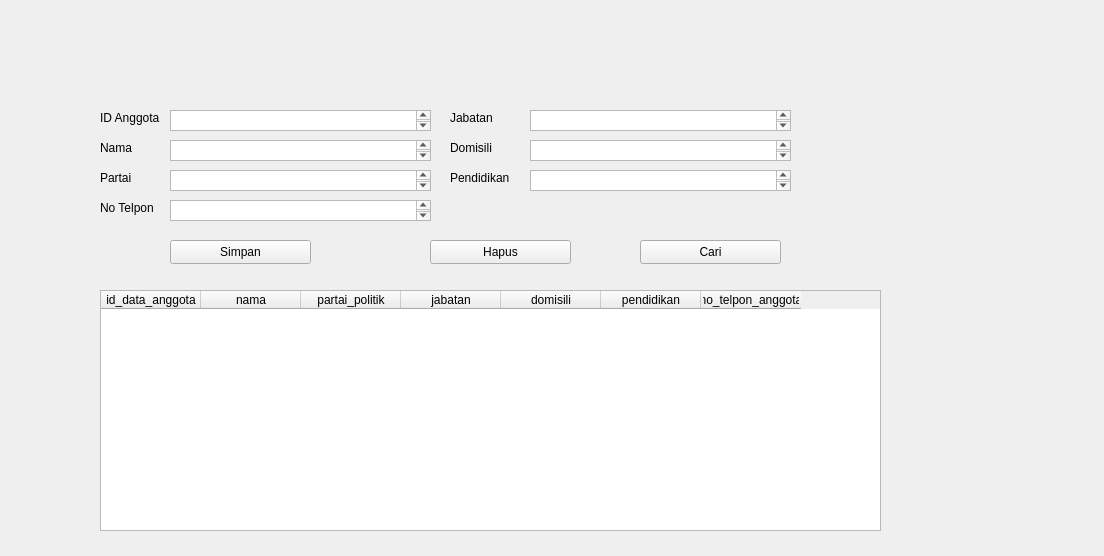
<?xml version="1.0" encoding="UTF-8"?>
<ui version="4.0">
 <class>Form</class>
 <widget class="QWidget" name="Form">
  <property name="geometry">
   <rect>
    <x>0</x>
    <y>0</y>
    <width>1104</width>
    <height>556</height>
   </rect>
  </property>
  <property name="windowTitle">
   <string>Form</string>
  </property>
  <widget class="QTableWidget" name="tableWidget">
   <property name="geometry">
    <rect>
     <x>100</x>
     <y>290</y>
     <width>781</width>
     <height>241</height>
    </rect>
   </property>
   <property name="minimumSize">
    <size>
     <width>0</width>
     <height>241</height>
    </size>
   </property>
   <property name="maximumSize">
    <size>
     <width>901</width>
     <height>241</height>
    </size>
   </property>
   <column>
    <property name="text">
     <string>id_data_anggota</string>
    </property>
   </column>
   <column>
    <property name="text">
     <string>nama</string>
    </property>
   </column>
   <column>
    <property name="text">
     <string>partai_politik</string>
    </property>
   </column>
   <column>
    <property name="text">
     <string>jabatan</string>
    </property>
   </column>
   <column>
    <property name="text">
     <string>domisili</string>
    </property>
   </column>
   <column>
    <property name="text">
     <string>pendidikan</string>
    </property>
   </column>
   <column>
    <property name="text">
     <string>no_telpon_anggota</string>
    </property>
   </column>
  </widget>
  <widget class="QLabel" name="label">
   <property name="geometry">
    <rect>
     <x>100</x>
     <y>110</y>
     <width>61</width>
     <height>16</height>
    </rect>
   </property>
   <property name="text">
    <string>ID Anggota</string>
   </property>
  </widget>
  <widget class="QLabel" name="label_2">
   <property name="geometry">
    <rect>
     <x>100</x>
     <y>140</y>
     <width>61</width>
     <height>16</height>
    </rect>
   </property>
   <property name="text">
    <string>Nama</string>
   </property>
  </widget>
  <widget class="QLabel" name="label_3">
   <property name="geometry">
    <rect>
     <x>100</x>
     <y>170</y>
     <width>61</width>
     <height>16</height>
    </rect>
   </property>
   <property name="text">
    <string>Partai</string>
   </property>
  </widget>
  <widget class="QLabel" name="label_4">
   <property name="geometry">
    <rect>
     <x>450</x>
     <y>110</y>
     <width>61</width>
     <height>16</height>
    </rect>
   </property>
   <property name="text">
    <string>Jabatan</string>
   </property>
  </widget>
  <widget class="QLabel" name="label_5">
   <property name="geometry">
    <rect>
     <x>450</x>
     <y>140</y>
     <width>61</width>
     <height>16</height>
    </rect>
   </property>
   <property name="text">
    <string>Domisili</string>
   </property>
  </widget>
  <widget class="QLabel" name="label_6">
   <property name="geometry">
    <rect>
     <x>450</x>
     <y>170</y>
     <width>61</width>
     <height>16</height>
    </rect>
   </property>
   <property name="text">
    <string>Pendidikan</string>
   </property>
  </widget>
  <widget class="QLabel" name="label_7">
   <property name="geometry">
    <rect>
     <x>100</x>
     <y>200</y>
     <width>61</width>
     <height>16</height>
    </rect>
   </property>
   <property name="text">
    <string>No Telpon</string>
   </property>
  </widget>
  <widget class="QPlainTextEdit" name="plainTextEdit">
   <property name="geometry">
    <rect>
     <x>170</x>
     <y>200</y>
     <width>261</width>
     <height>21</height>
    </rect>
   </property>
  </widget>
  <widget class="QPlainTextEdit" name="plainTextEdit_2">
   <property name="geometry">
    <rect>
     <x>170</x>
     <y>170</y>
     <width>261</width>
     <height>21</height>
    </rect>
   </property>
  </widget>
  <widget class="QPlainTextEdit" name="plainTextEdit_3">
   <property name="geometry">
    <rect>
     <x>170</x>
     <y>140</y>
     <width>261</width>
     <height>21</height>
    </rect>
   </property>
  </widget>
  <widget class="QPlainTextEdit" name="plainTextEdit_4">
   <property name="geometry">
    <rect>
     <x>170</x>
     <y>110</y>
     <width>261</width>
     <height>21</height>
    </rect>
   </property>
  </widget>
  <widget class="QPlainTextEdit" name="plainTextEdit_5">
   <property name="geometry">
    <rect>
     <x>530</x>
     <y>110</y>
     <width>261</width>
     <height>21</height>
    </rect>
   </property>
  </widget>
  <widget class="QPlainTextEdit" name="plainTextEdit_6">
   <property name="geometry">
    <rect>
     <x>530</x>
     <y>140</y>
     <width>261</width>
     <height>21</height>
    </rect>
   </property>
  </widget>
  <widget class="QPlainTextEdit" name="plainTextEdit_7">
   <property name="geometry">
    <rect>
     <x>530</x>
     <y>170</y>
     <width>261</width>
     <height>21</height>
    </rect>
   </property>
  </widget>
  <widget class="QPushButton" name="pushButton">
   <property name="geometry">
    <rect>
     <x>170</x>
     <y>240</y>
     <width>141</width>
     <height>24</height>
    </rect>
   </property>
   <property name="text">
    <string>Simpan</string>
   </property>
  </widget>
  <widget class="QPushButton" name="pushButton_2">
   <property name="geometry">
    <rect>
     <x>430</x>
     <y>240</y>
     <width>141</width>
     <height>24</height>
    </rect>
   </property>
   <property name="text">
    <string>Hapus</string>
   </property>
  </widget>
  <widget class="QPushButton" name="pushButton_3">
   <property name="geometry">
    <rect>
     <x>640</x>
     <y>240</y>
     <width>141</width>
     <height>24</height>
    </rect>
   </property>
   <property name="text">
    <string>Cari</string>
   </property>
  </widget>
 </widget>
 <resources/>
 <connections/>
</ui>
